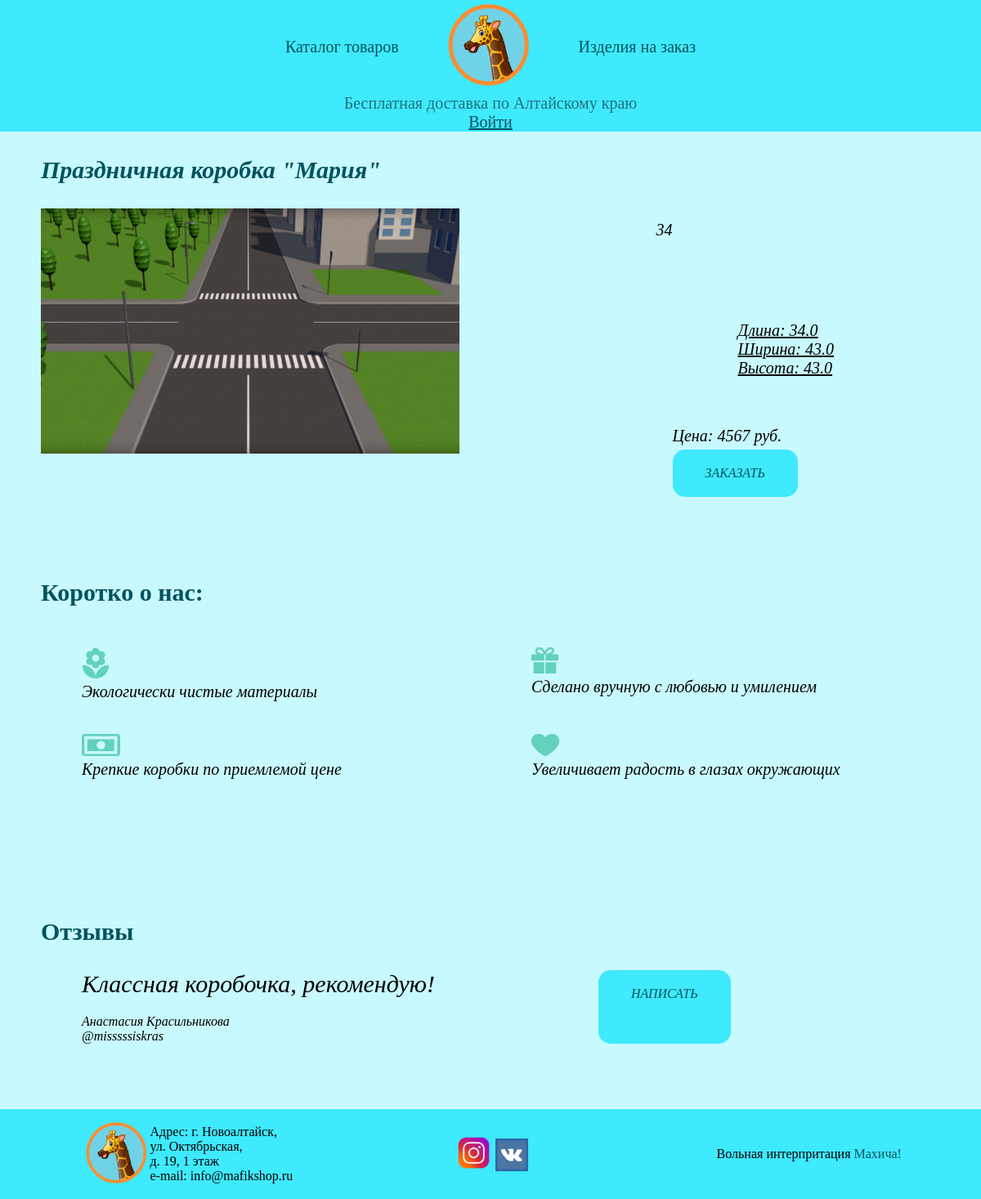
The page /girafic_app/ on the database its author committed.
### girafic_app/models.py (models this page shows)
class Box(models.Model):
    catalog = models.ForeignKey(Catalog, on_delete=models.CASCADE, verbose_name='Каталог', related_name='box')
    name = models.CharField(max_length=40, verbose_name='Название')
    photo = models.ImageField(upload_to='girafic_app/img', verbose_name='Фото')
    description = models.CharField(max_length=100, verbose_name='Описание')
    lenght = models.FloatField(verbose_name='Длина, см')
    width = models.FloatField(verbose_name='Ширина, см')
    height = models.FloatField(verbose_name='Высота, см')
    cost = models.IntegerField(verbose_name='Цена, руб.')
    data = models.DateTimeField(auto_now_add=True, verbose_name='Дата', null=True, blank=True)
    def __str__(self):
        return 'Праздничная коробка "' + str(self.name) + '"'
    class Meta:
        verbose_name = 'Коробка'
        verbose_name_plural = 'Коробки'

### girafic_app/views.py (the view)
# urls.py: path('', views.index, name='index'),
def index(request):
    box = Catalog.objects.filter(name='Текущий').last().box.all().last()
    dream = Catalog.objects.filter(name='Текущий').last().dreamcatcher.all().last()
    letter = Catalog.objects.filter(name='Текущий').last().letter.all().last()
    last_actual = sorted(list(filter(None, [box, dream, letter])), key=lambda obj: obj.data, reverse=True)[0]
    type_of_item = None
    if isinstance(last_actual, Box):
        type_of_item = 'box'
    if isinstance(last_actual, Dreamcatcher):
        type_of_item = 'dream'
    if isinstance(last_actual, Letter):
        type_of_item = 'letter'
    return render(request, 'index.html', {'last_actual': last_actual, 'type_of_item': type_of_item})

### templates/index.html (shortened to what this page needs)
{% extends 'base.html' %}
{% load static %}
{% block body_block %}
        <section class="product-of-the-week">
            <h3>{{ last_actual }}</h3>
            <div class="star">
            <div><img src="{{ last_actual.photo.url }}" width="320" height="240" title="{{ last_actual }}"></div>
            <ul>
                <li>
                    <p class="height">
                        {{ last_actual.description }}
                    </p>
                </li>
                <li class="text-box">
                    <p>
                        {% if type_of_item == 'box' %}
		    			Длина: {{ last_actual.lenght }}<br>
		    			Ширина: {{ last_actual.width }}<br>
						Высота: {{ last_actual.height }}<br>
                        {% elif type_of_item == 'letter' %}
		    			Длина: {{ last_actual.lenght }}<br>
		    			Ширина: {{ last_actual.width }}<br>
						Цвет: {{ last_actual.color }}<br>
                        {% elif type_of_item == 'dream' %}
		    			Димаетр: {{ last_actual.diameter }}
                        {% endif %}
                    </p>
                </li>
                <li class="order">
                    Цена: {{ last_actual.cost }} руб.
                </li>
                <a class="button" href="{% url 'form' %}?type_={% if type_of_item == 'box' %}box{% elif type_of_item == 'dream' %}dreamcatcher{% elif type_of_item == 'letter' %}letter{% endif %}&id_={{ last_actual.id }}">Заказать</a>
            </ul>
        </div>
        </section>
        <h3>Коротко о нас:</h3>
        <section class="about">
            <div>
                <p class="flower">Экологически чистые материалы</p>
                <p class="gift">Сделано вручную с любовью и умилением</p>
            </div>
            <div>
                <p class="money">Крепкие коробки по приемлемой цене</p>
                <p class="heart">Увеличивает радость в глазах окружающих</p>
            </div>
        </section>
        <h3>Отзывы</h3>
        <section class="comments">
            <p>
                <span class="rewiew">
                Классная коробочка, рекомендую!
                </span>
                Анастасия Красильникова<br>
                @misssssiskras
            </p>
            <a class="button" href="{% url 'review' %}">Написать</a>
        </section>
{% endblock %}

### static/css/style.css (style rules this page uses)
body { background-color: #c8f9ff; font-family: Century Gothic; width: 1200px; margin: 0 auto; }
section { font-style: italic; }
.button { display: inline-block; background-color: #3fe9fe; border-radius: 15px; text-align: center; vertical-align: middle; text-transform: uppercase; text-decoration: none; border: none; margin: 0; padding: 20px 40px; }
a { color: #01535d; }
h3 { color: #01535d; font-size: 30px; margin-left: 50px; }
li { list-style: none; }
img { max-width: 100%; height: auto; }
.star { display: flex; padding: 0; justify-content: space-between; margin-bottom: 100px; }
.star p { padding: 0; margin: 15px 30px; }
.star ul { padding: 0; margin: 0 50px; }
.star img { min-width: 512px; min-height: 300px; margin-left: 50px; }
.star .button { margin-left: 50px; }
.text-box { padding-top: 70px; margin: 0 100px; font-size: 20px; text-decoration: underline; }
.order { margin-top: 60px; margin-bottom: 5px; margin-left: 50px; font-size: 20px; }
.about { margin-bottom: 150px; }
.about div { display: flex; }
.about p { width: 450px; font-size: 20px; margin-left: 100px; }
.about .flower::before { content: url("../img/icon-1.png"); display: block; }
.about .gift::before { content: url("../img/icon-2.png"); display: block; }
.about .money::before { content: url("../img/icon-3.png"); display: block; }
.about .heart::before { content: url("../img/icon-4.png"); display: block; }
.height { font-size: 20px; }
.comments { display: flex; margin: 0; padding: 0; }
.rewiew { display: block; margin-bottom: 20px; font-family: Monotype Corsiva; font-size: 30px; }
.comments > * { margin: 0 100px; }

### rows shown on the page
Box: name "Праздничная коробка \"Мария\"", photo (picture), description "34", lenght "34.0", width "43.0", height "43.0", cost "4567"
